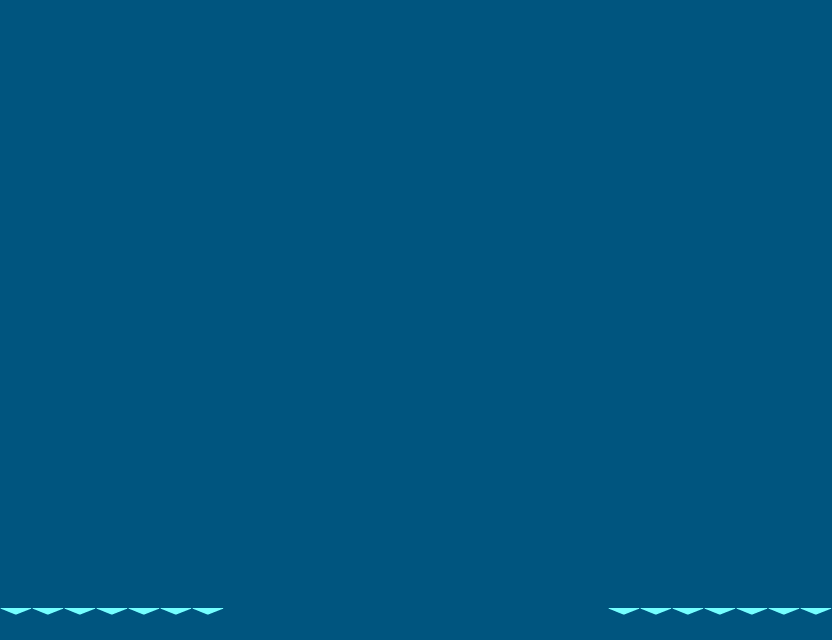

Tiled map render using the project's own tile images. Description and the map definition, with tile-layer contents summarised, below:
An orthogonal 26x20 tile map with 32x32 px tiles, 2 tile layers (Floor, Invisible), 2 tilesets and 5 objects (Start, End).

<map version="1.0" orientation="orthogonal" width="26" height="20" tilewidth="32" tileheight="32" backgroundcolor="#00557f">
 <tileset firstgid="1" name="transparent" tilewidth="32" tileheight="32">
  <image source="Tiles/transparent.png" trans="ff00ff" width="32" height="32" />
 </tileset>
 <tileset firstgid="2" name="ReiatsuTileStaticNew" tilewidth="32" tileheight="32">
  <image source="Tiles/ReiatsuTileStaticNew.png" trans="ff00ff" width="32" height="32" />
 </tileset>
 <layer name="Floor" width="26" height="20">
  <data>[520 cells, 14 non-empty, 1 distinct tile ids]</data>
 </layer>
 <objectgroup name="Collision" width="26" height="20">
  <object x="0" y="608" width="832" height="32" />
  <object x="-50" y="51" width="49" height="577" />
  <object x="832" y="64" width="118" height="563" />
 </objectgroup>
 <layer name="Invisible" width="26" height="20">
  <data>[520 cells, 12 non-empty, 1 distinct tile ids]</data>
 </layer>
 <objectgroup name="Nodes" width="26" height="20">
  <object name="Start" x="22" y="533" width="6" height="5" />
  <object name="End" x="792" y="560" width="7" height="4" />
 </objectgroup>
</map>
